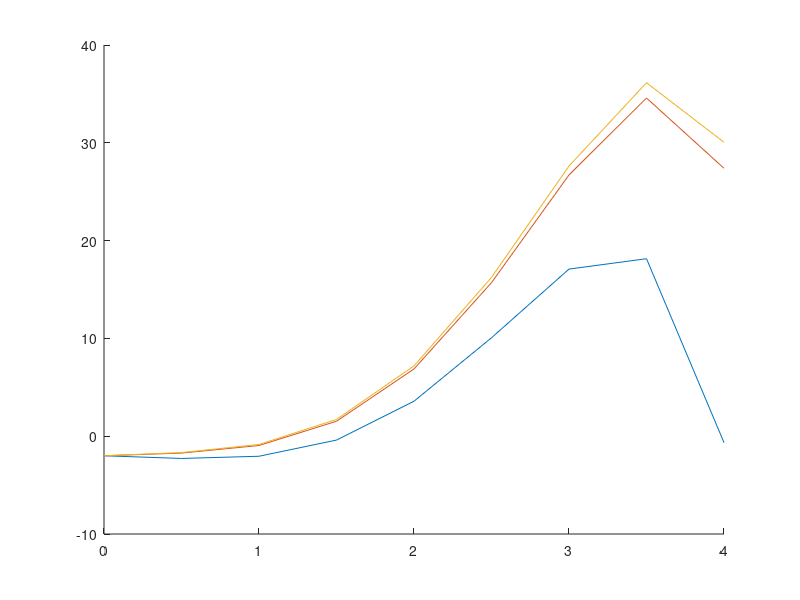
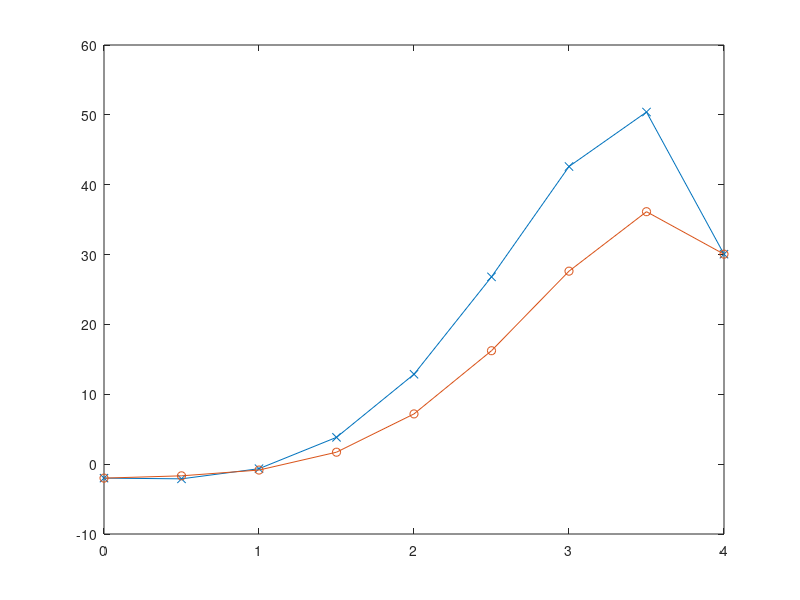

Here is the MATLAB script that generated these plots, in order:
function bvp_shooting
    close all;
    h = 0.5;                              % integration step
    x = 0:h:4;
    DESIRED_BND_VALUE = 30.0554; 			% second boundary value
    gueses = [- 0.55, 0.55] 				% state variables shots
    sol = [];
    hold on
    for g = 1:length(gueses)
        y = [-2
        gueses(g)]; % guess ith
        for i = 1:length(x) - 1
% Euler
 y(:, i + 1) = y(:, i) + h * f(x(i), y(:, i)); 
% Heun
% y(:,i+1) = y(:,i) + h/2*(f(x(i), y(:,i)) + f(x(i+1), y(:,i) + h*f(x(i),y(:,i)))); 
        end
        sol(g) = y(1, end);
        plot(x, y(1, :));
    end
    for shoot = 1:10
        g = g + 1;
        gueses(g) = spline(sol, gueses, DESIRED_BND_VALUE);
            % returns a vector of interpolated values s corresponding to the query points in                 
            % DESIRED_BND_VALUE. The values of s are determined by cubic spline interpolation 
            % of sol and queses.
        y = [-2
        gueses(g)]; % guess i-th
        for i = 1:length(x) - 1
            y(:, i + 1) = y(:, i) + h * f(x(i), y(:, i));
            % y(:,i+1) = y(:,i) + h/2*(f(x(i), y(:,i)) + f(x(i+1), y(:,i) + h * f(x(i), y(:, i))));
            E(i) = norm(y(1, i) - fun(x(i)));
        end
        sol(g) = y(1, end)
        plot(x, y(1, :));
        if (abs(sol(g) - DESIRED_BND_VALUE) < 1e-6)
             fprintf('Found solution %f for guess = %f\n', sol(g),gueses(g));
            figure
            plot(x, fun(x), '-x', x, y(1, :), '-o');
            break
        end
    end
    Emax = max(E)                                       % maximum error
    Eavg = 0;
    for i = 1:1:length(E) - 1
        Eavg = Eavg + (E(i) + E(i + 1)) / 2;
    end
    Eavg = Eavg / (length(E) - 1)                       % average error
end
function dy = f(x, y)
    dy = [y(2)
        2*exp(x)*sin(x) + 6*exp(x)*cos(x) + 2*y(1)];	% calculate the derivative
end
function d2y = fun(a)	
    d2y = exp(a).*sin(a)-2*exp(a).*cos(a); 			% analytic function
end
